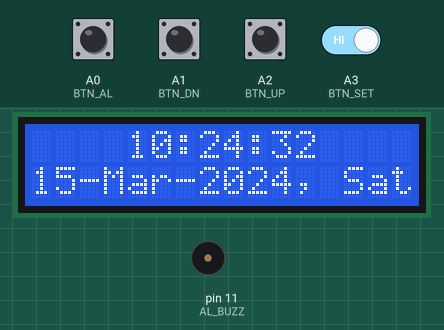
Simulated run of this sketch. Board: Arduino Uno, built with avr-gcc and run on an emulated ATmega328P. Parts: 16×2 character LCD, buzzer (waves = sounding, pin HIGH). Wiring (inferred from the names in the program): DS1302 clock: CE pin 10; IO pin 9; clock pin 8. The inputs (shaded band) are chosen by the test bench; at power-on: A0 (BTN_AL), A1 (BTN_DN), A2 (BTN_UP), A3 (BTN_SET) HIGH. The local clock reads 2024-03-15 10:24:30 at power-on unless the sketch sets it; pins used as bus, display or sensor lines are not drawn.

Above: at 2.6 s.
2.7 s: A0 (BTN_AL) pulled LOW for 0.15 s
At 3.1 s:
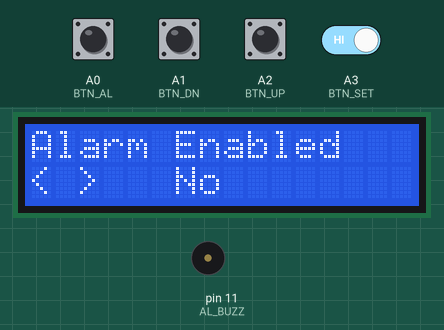
4.3 s: A1 (BTN_DN) pulled LOW for 1 s
At 6.1 s:
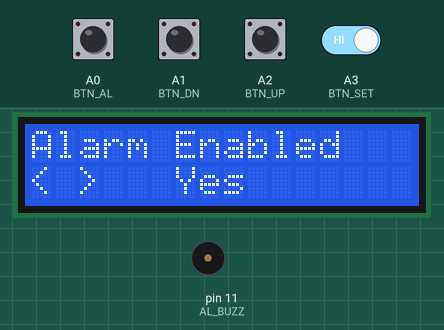
6.8 s: A0 (BTN_AL) pulled LOW for 1 s
At 8.3 s:
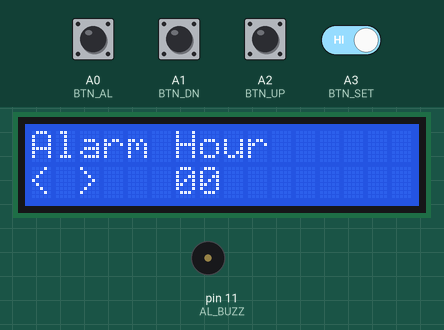
9.3 s: A2 (BTN_UP) pulled LOW for 0.15 s
At 10.2 s:
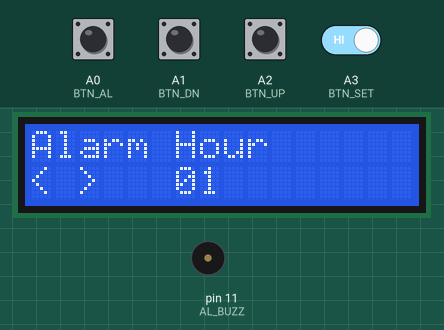
10.9 s: A2 (BTN_UP) pulled LOW for 1 s
At 12.5 s:
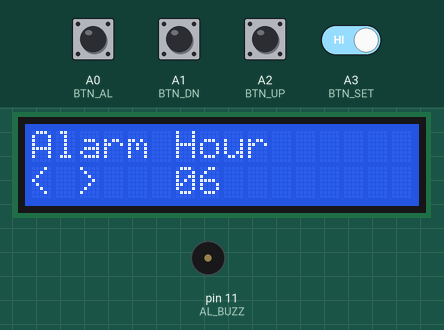
13.4 s: A0 (BTN_AL) driven LOW and A3 (BTN_SET) driven LOW
At 13.51 s:
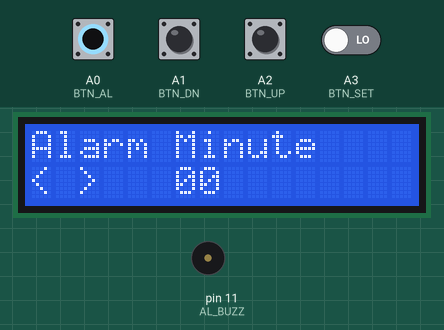
Timing chart, 0 to 16.4 s (numbered marks = the images above; inputs shaded):
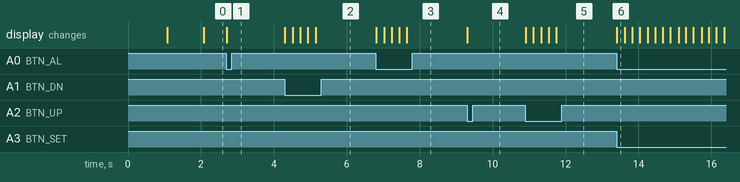

Measured:
- after the input at 2.7 s, the display: changes at once (image 1)
- after the input at 4.3 s, the display: changes at once (image 2)
- after the input at 6.8 s, the display: changes at once (image 3)
- after the input at 9.3 s, the display: changes at once (image 4)
- after the input at 10.9 s, the display: first changes at once (image 5 shows a later state)
- after the input at 13.4 s, the display: changes at once (image 6)

The sketch:

ds1302_alarm_clock.ino
```cpp
// (licence header left out)
#define RTC_CLK 8 // clock
#define RTC_DAT 9 // data
#define RTC_RST 10 // enable

#define BTN_AL  A0
#define BTN_DN  A1
#define BTN_UP  A2
#define BTN_SET A3

#define AL_BUZZ 11

#include <LiquidCrystal.h>

LiquidCrystal lcd(2, 3, 4, 5, 6, 7);

unsigned long timeUpdate = 0;
unsigned long timeButton = 0;
unsigned long timeAlarm = 0;
bool buttonPress = false;
byte alarmOn = 0;
bool alarmSw = 1;
byte setMode = 0;
byte setAlarm = 0;

byte daysOfMonth[13] = {0, 31, 29, 31, 30, 31, 30, 31, 31, 30, 31, 30, 31};
const char* months[13] = {"---", "Jan", "Feb", "Mar", "Apr", "May", "Jun", "Jul", "Aug", "Sep", "Oct", "Nov", "Dec"};
const char* wdays[8] = {"---", "Mon", "Tue", "Wed", "Thu", "Fri", "Sat", "Sun"};

byte hh, mm, ss; // hour, minute, second
byte dd, MM, yy; // day, month, year
byte dw; // day of the week
byte ae, ah, am; // alarm: enabled, hour, minute

static byte bcd2bin (byte val) {
  return val - 6 * (val >> 4);
}

static byte bin2bcd (byte val) {
  return val + 6 * (val / 10);
}

// DS1302 communication from https://github.com/NeiroNx/RTCLib
void rtc_write(byte val) {
  pinMode(RTC_DAT, OUTPUT);
  shiftOut(RTC_DAT, RTC_CLK, LSBFIRST, val);
}

void rtc_write_reg(byte addr, byte val) {
  digitalWrite(RTC_RST, HIGH);
  rtc_write(addr);
  rtc_write(val);
  digitalWrite(RTC_RST, LOW);
}

byte rtc_read() {
  pinMode(RTC_DAT, INPUT);
  byte value = 0;
  for (byte i = 0; i < 8; i++) {
    value |= (digitalRead(RTC_DAT) << i);
    digitalWrite(RTC_CLK, HIGH);
    digitalWrite(RTC_CLK, LOW);
  }
  return value;
}

byte rtc_read_reg(byte addr) {
  digitalWrite(RTC_RST, HIGH);
  rtc_write(addr);
  byte val = rtc_read();
  digitalWrite(RTC_RST, LOW);
  return val;
}

void rtc_read_time() {
  digitalWrite(RTC_RST, HIGH);
  rtc_write(0xBF); // burst read mode

  byte ss_reg = rtc_read();
  if (bitRead(ss_reg, 7)) {// clock is halted
    lcd.clear();
    lcd.setCursor(0, 0);
    lcd.print("RTC not running");
    lcd.setCursor(0, 1);
    lcd.print("Please set time");
    return; // TO DO
  }

  ss = bcd2bin(ss_reg & 0x7F);
  mm = bcd2bin(rtc_read());
  hh = bcd2bin(rtc_read());
  dd = bcd2bin(rtc_read());
  MM = bcd2bin(rtc_read());
  dw = bcd2bin(rtc_read());
  yy = bcd2bin(rtc_read());
  digitalWrite(RTC_RST, LOW);
}

void initTimeDisplay() {
  lcd.clear();
  lcd.setCursor(6, 0); lcd.print(':');
  lcd.setCursor(9, 0); lcd.print(':');
  lcd.setCursor(2, 1); lcd.print('-');
  lcd.setCursor(6, 1); lcd.print('-');
  lcd.setCursor(11, 1); lcd.print(',');
}

void updateDisplay() {
  rtc_read_time();

  lcd.setCursor(7, 0);
  if (mm < 10) lcd.print('0');
  lcd.print(mm, DEC);

  lcd.setCursor(4, 0);
  if (hh < 10) lcd.print('0');
  lcd.print(hh, DEC);

  lcd.setCursor(0, 1);
  if (dd < 9) lcd.print('0');
  lcd.print(dd, DEC);

  lcd.setCursor(13, 1);
  lcd.print(wdays[dw]);

  lcd.setCursor(3, 1);
  lcd.print(months[MM]);

  lcd.setCursor(7, 1);
  lcd.print(yy + 2000, DEC);

  lcd.setCursor(15, 0);
  ae ? lcd.print('*') : lcd.print(' ');
}

void setVariable() {
  lcd.clear();
  lcd.setCursor(0, 0);
  lcd.print("Set");
  lcd.setCursor(0, 1);
  lcd.print("< >");

  rtc_write_reg(0x8E, 0x00);

  switch (setMode) {
    case 1: // year
      lcd.setCursor(4, 0);
      lcd.print("Year");
      lcd.setCursor(6, 1);
      lcd.print(yy + 2000, DEC);
      break;
    case 2: // month
      rtc_write_reg(0x8C, bin2bcd(yy));

      lcd.setCursor(4, 0);
      lcd.print("Month");
      lcd.setCursor(6, 1);
      lcd.print(months[MM]);
      break;
    case 3: // day
      rtc_write_reg(0x88, bin2bcd(MM));

      lcd.setCursor(4, 0);
      lcd.print("Day");
      lcd.setCursor(6, 1);
      if (dd < 10) lcd.print('0');
      lcd.print(dd, DEC);
      break;
    case 4: // day of week
      rtc_write_reg(0x86, bin2bcd(dd));

      lcd.setCursor(4, 0);
      lcd.print("Weekday");
      lcd.setCursor(6, 1);
      lcd.print(wdays[dw]);
      break;
    case 5: // hour
      rtc_write_reg(0x8A, bin2bcd(dw));

      lcd.setCursor(4, 0);
      lcd.print("Hour");
      lcd.setCursor(6, 1);
      if (hh < 10) lcd.print('0');
      lcd.print(hh, DEC);
      break;
    case 6: // minutes
      rtc_write_reg(0x84, bin2bcd(hh));

      lcd.setCursor(4, 0);
      lcd.print("Minute");
      lcd.setCursor(6, 1);
      if (mm < 10) lcd.print('0');
      lcd.print(mm, DEC);
      break;
    case 7:
      rtc_write_reg(0x82, bin2bcd(mm));
      rtc_write_reg(0x80, 0x00); // make sure clock is not halted and reset seconds
    default:
      setMode = 0;
      rtc_write_reg(0x8E, 0x80); // protect writes
      initTimeDisplay();
      updateDisplay();
  }
}

void adjustVariable(char a = 1) {
  lcd.setCursor(6, 1);
  lcd.print("    ");
  lcd.setCursor(6, 1);
  char t;

  switch (setMode) {
    case 1: // year
      t = yy; t += a;
      if ((t >= 0) && (t < 100)) yy = t;
      lcd.print(yy + 2000, DEC);
      break;
    case 2: // month
      t = MM; t += a;
      if ((t > 0) && (t <= 12)) MM = t;
      lcd.print(months[MM]);
      break;
    case 3: // day
      t = dd; t += a;
      if ((t > 0) && (t <= daysOfMonth[MM])) dd = t;
      if (dd < 10) lcd.print('0');
      lcd.print(dd, DEC);
      break;
    case 4: // day of week
      t = dw; t += a;
      if ((t > 0) && (t <= 7)) dw = t;
      lcd.print(wdays[dw]);
      break;
    case 5: // hour
      t = hh; t += a;
      if ((t >= 0) && (t < 24)) hh = t;
      if (hh < 10) lcd.print('0');
      lcd.print(hh, DEC);
      break;
    case 6: // minutes
      t = mm; t += a;
      if ((t >= 0) && (t < 60)) mm = t;
      if (mm < 10) lcd.print('0');
      lcd.print(mm, DEC);
      break;
  }

  switch (setAlarm) {
    case 1: // enable
      ae = 1 - ae;
      ae ? lcd.print("Yes") : lcd.print("No ");
      break;
    case 2: // hour
      t = ah; t += a;
      if ((t >= 0) && (t < 24)) ah = t;
      if (ah < 10) lcd.print('0');
      lcd.print(ah, DEC);
      break;
    case 3: // minutes
      t = am; t += a;
      if ((t >= 0) && (t < 60)) am = t;
      if (am < 10) lcd.print('0');
      lcd.print(am, DEC);
      break;
  }
}

void setAlVariable() {
  lcd.clear();
  lcd.setCursor(0, 0);
  lcd.print("Alarm");
  lcd.setCursor(0, 1);
  lcd.print("< >");

  rtc_write_reg(0x8E, 0x00);

  switch (setAlarm) {
    case 1: // alarm enabled
      lcd.setCursor(6, 0);
      lcd.print("Enabled");
      lcd.setCursor(6, 1);
      ae ? lcd.print("Yes") : lcd.print("No ");
      break;
    case 2: // alarm hour
      rtc_write_reg(0xC0, ae);
      if (ae == 0) { // is disabled, do not ask for ah and am
        setAlarm = 0;
        rtc_write_reg(0x8E, 0x80); // protect writes
        initTimeDisplay();
        updateDisplay();
        return;
      }

      lcd.setCursor(6, 0);
      lcd.print("Hour");
      lcd.setCursor(6, 1);
      if (ah < 10) lcd.print('0');
      lcd.print(ah, DEC);
      break;
    case 3: // alarm minute
      rtc_write_reg(0xC2, ah);

      lcd.setCursor(6, 0);
      lcd.print("Minute");
      lcd.setCursor(6, 1);
      if (am < 10) lcd.print('0');
      lcd.print(am, DEC);
      break;
    case 4:
      rtc_write_reg(0xC4, am);
    default:
      setAlarm = 0;
      rtc_write_reg(0x8E, 0x80); // protect writes
      initTimeDisplay();
      updateDisplay();
  }
}

void setup() {
  pinMode(RTC_RST, OUTPUT);
  pinMode(RTC_CLK, OUTPUT);
  pinMode(RTC_DAT, INPUT);
  digitalWrite(RTC_RST, LOW);

  pinMode(BTN_AL, INPUT_PULLUP);
  pinMode(BTN_DN, INPUT_PULLUP);
  pinMode(BTN_UP, INPUT_PULLUP);
  pinMode(BTN_SET, INPUT_PULLUP);

  pinMode(AL_BUZZ, OUTPUT);
  digitalWrite(AL_BUZZ, LOW);

  delay(1000);

  lcd.begin(16, 2);

  // get alarm info
  ae = rtc_read_reg(0xC1);
  ah = rtc_read_reg(0xC3);
  am = rtc_read_reg(0xC5);

  if ((ah > 23) || (am > 59)) {
    ae = 0;
    ah = 0;
    am = 0;
  }

  initTimeDisplay();
  updateDisplay();
}

void loop() {
  unsigned long current = millis();

  if ((current >= timeUpdate + 1000) && (setMode + setAlarm == 0)) {
    if (ss == 0) {
      updateDisplay();
      if (ae && (hh == ah) && (mm == am)) alarmOn = true;
      else alarmOn = false;
    }

    // display seconds
    lcd.setCursor(10, 0);
    if (ss < 10) lcd.print('0');
    lcd.print(ss, DEC);

    // increment seconds
    ss++;
    if (ss == 60) ss = 0;

    timeUpdate = current;
  }

  if (current >= timeButton + 10) {
    if ((digitalRead(BTN_SET) == LOW) && (setAlarm == 0)) {
      buttonPress = true;
      setMode++;
      setVariable();
    }

    if ((digitalRead(BTN_UP) == LOW) && (setMode || setAlarm)) {
      buttonPress = true;
      adjustVariable(1);
    }

    if ((digitalRead(BTN_DN) == LOW) && (setMode || setAlarm)) {
      buttonPress = true;
      adjustVariable(-1);
    }

    if ((digitalRead(BTN_AL) == LOW) && (setMode == 0)) {
      buttonPress = true;
      if (alarmOn) {
        alarmOn = 0;
        digitalWrite(AL_BUZZ, LOW);
        lcd.setCursor(0, 0); lcd.print("   ");
        lcd.setCursor(13, 0); lcd.print("   ");
      }
      else {
        setAlarm++;
        setAlVariable();
      }
    }

    timeButton = current;
    if (buttonPress) {
      timeButton += 200; // delay next possible key press by 200 ms
      buttonPress = false;
    }
  }

  if (current >= timeAlarm + 300) {
    if (alarmOn) {
      digitalWrite(AL_BUZZ, alarmSw);
      lcd.setCursor(0, 0);
      alarmSw ? lcd.print("<<<") : lcd.print("   ");
      lcd.setCursor(13, 0);
      alarmSw ? lcd.print(">>>") : lcd.print("   ");
      alarmSw = 1 - alarmSw;
      timeAlarm = current;
    }
    else {
      digitalWrite(AL_BUZZ, LOW);
      timeAlarm = current;
    }
  }
}
```
